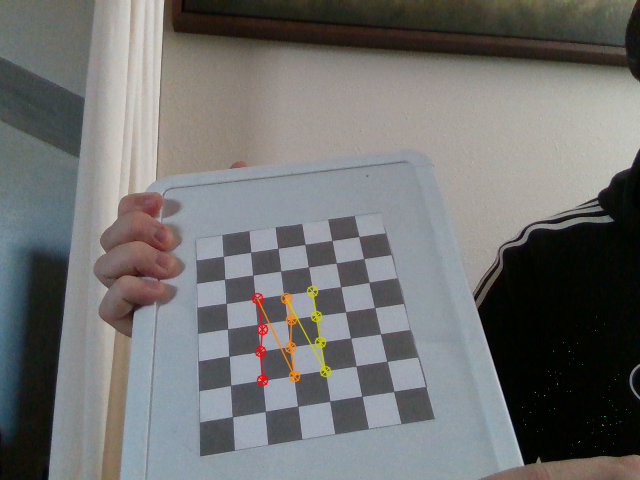
#> input picture data/image01.png, 640 x 480 px, found by its file name
$ python chessboard_pose.py
#> lines starting #> are read from the running program, lines starting #| are printed output that depends on the picture; after the words box and inside, x2 and y2 are one past the last pixel; in counts of white or black regions, pixels touching at a corner belong together
from cv2 import imshow
import numpy as np
import cv2

img01 = cv2.imread('data/image01.png')
#> img01 is the input picture: shape (480, 640, 3); mean B, G, R 112, 112.9, 112.5
img02 = cv2.imread('data/image02.png')
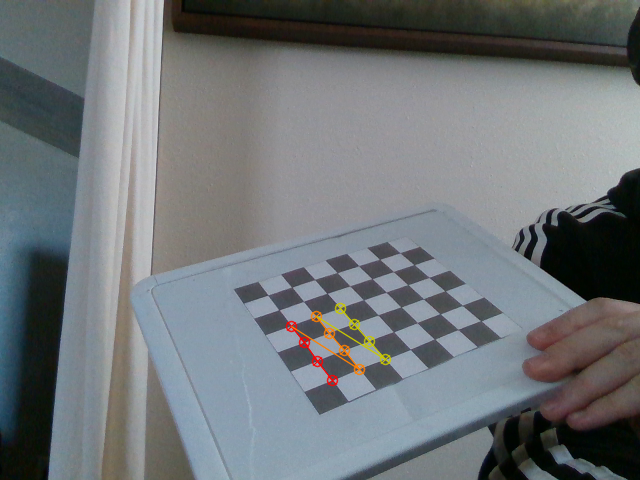
#> input picture data/image02.png, 640 x 480 px, found by its file name
#> img02 is the input picture: shape (480, 640, 3); mean B, G, R 119.7, 116.7, 111.8

arr01 = np.load('data/corners01.npy')
#> (reads data/corners01.npy from the repository)
arr02 = np.load('data/corners02.npy')
#> (reads data/corners02.npy from the repository)

objp = np.zeros((4*3,3), np.float32)
objp[:,:2] = np.mgrid[0:4,0:3].T.reshape(-1,2)

camera_matrix = np.array([[667.496, 0, 472.685],
                          [0, 667.496, 268.163],
                          [0,       0,    1   ]])

dist_coefs = np.array([0,0,0,0,0])


found,rvec,tvec = cv2.solvePnP(objp, arr02, camera_matrix, distCoeffs=None)

cv2.drawFrameAxes(img02, camera_matrix, distCoeffs=None, rvec=rvec, tvec=tvec, length=3)
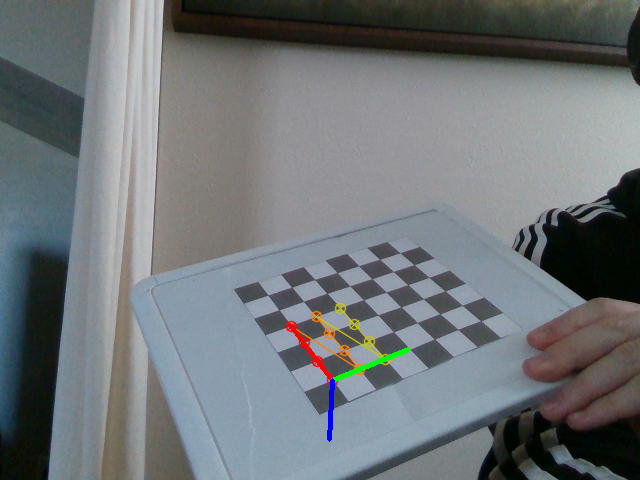
#> img02: shape (480, 640, 3); 0.33% of pixels changed, all inside (x1, y1, x2, y2) = (288, 323, 411, 442)

cv2.imshow('Pose', img02)
cv2.waitKey(0)
cv2.destroyAllWindows()

# cv2.imwrite('pose02.png',img02)
